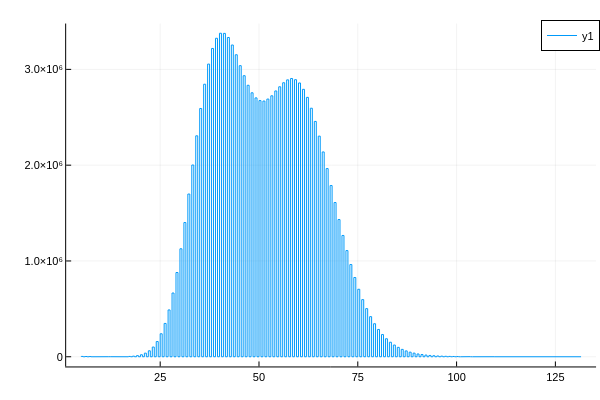

This figure's notebook cell:
### Code cell
all_pixels = collect(Iterators.flatten(tcspc_stream[:,5:128]))
histogram(all_pixels, bins=500)

### Figure 1 — Plotly figure (JSON) as saved in the notebook; plotly's stock layout.template omitted (floating-point values rounded to 4 significant figures; data arrays with more than 128 entries replaced by an {"elided": "..."} marker saying what was removed)
{"data": [{"colorbar": {"len": 0.9525, "title": "", "x": 0.9934, "y": 0.5139}, "legendgroup": "y1", "line": {"color": "rgba(0, 154, 250, 1.000)", "dash": "solid", "shape": "linear", "width": 1}, "mode": "lines", "name": "y1", "showlegend": true, "type": "scatter", "x": {"elided": "508 float values"}, "xaxis": "x", "y": {"elided": "508 int values"}, "yaxis": "y"}], "layout": {"annotations": [], "height": 400, "legend": {"bgcolor": "rgba(255, 255, 255, 1.000)", "bordercolor": "rgba(0, 0, 0, 1.000)", "borderwidth": 1, "font": {"color": "rgba(0, 0, 0, 1.000)", "family": "sans-serif", "size": 11}, "title": {"font": {"color": "rgba(0, 0, 0, 1.000)", "family": "sans-serif", "size": 15}, "text": ""}, "tracegroupgap": 0, "traceorder": "normal", "x": 1, "xanchor": "auto", "y": 1, "yanchor": "auto"}, "margin": {"b": 20, "l": 0, "r": 0, "t": 20}, "paper_bgcolor": "rgba(255, 255, 255, 1.000)", "plot_bgcolor": "rgba(255, 255, 255, 1.000)", "showlegend": true, "width": 600, "xaxis": {"anchor": "y", "domain": [0.1103, 0.9934], "gridcolor": "rgba(0, 0, 0, 0.100)", "gridwidth": 0.5, "linecolor": "rgba(0, 0, 0, 1.000)", "mirror": false, "range": [1.205, 135.3], "showgrid": true, "showline": true, "showticklabels": true, "tickangle": 0, "tickcolor": "rgb(0, 0, 0)", "tickfont": {"color": "rgba(0, 0, 0, 1.000)", "family": "sans-serif", "size": 11}, "tickmode": "array", "ticks": "inside", "ticktext": ["25", "50", "75", "100", "125"], "tickvals": [25, 50, 75, 100, 125], "title": "", "titlefont": {"color": "rgba(0, 0, 0, 1.000)", "family": "sans-serif", "size": 15}, "type": "-", "visible": true, "zeroline": false, "zerolinecolor": "rgba(0, 0, 0, 1.000)"}, "yaxis": {"anchor": "x", "domain": [0.03762, 0.9902], "gridcolor": "rgba(0, 0, 0, 0.100)", "gridwidth": 0.5, "linecolor": "rgba(0, 0, 0, 1.000)", "mirror": false, "range": [-101300.0, 3479000.0], "showgrid": true, "showline": true, "showticklabels": true, "tickangle": 0, "tickcolor": "rgb(0, 0, 0)", "tickfont": {"color": "rgba(0, 0, 0, 1.000)", "family": "sans-serif", "size": 11}, "tickmode": "array", "ticks": "inside", "ticktext": ["0", "1.0×10⁶", "2.0×10⁶", "3.0×10⁶"], "tickvals": [0, 1000000, 2000000, 3000000], "title": "", "titlefont": {"color": "rgba(0, 0, 0, 1.000)", "family": "sans-serif", "size": 15}, "type": "-", "visible": true, "zeroline": false, "zerolinecolor": "rgba(0, 0, 0, 1.000)"}}}
